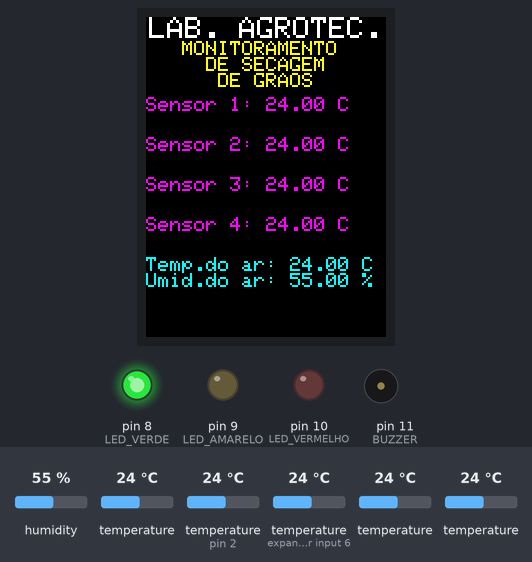
The sketch below on a simulated Arduino Uno, built with avr-gcc and run on an emulated ATmega328P. Shown: 240×320 colour display, output pins drawn as LEDs (lit = HIGH), buzzer (waves = sounding). The test bench sets the inputs (shaded band); at power-on: temperature (sensors on pin 2, expander input 6) 24 °C, humidity 55 %, temperature 24 °C. What the sketch prints to the serial monitor is not drawn.

Above: at 1.8 s.
1.9 s: temperature (sensor on pin 2) set to 33 °C
At 3.8 s:
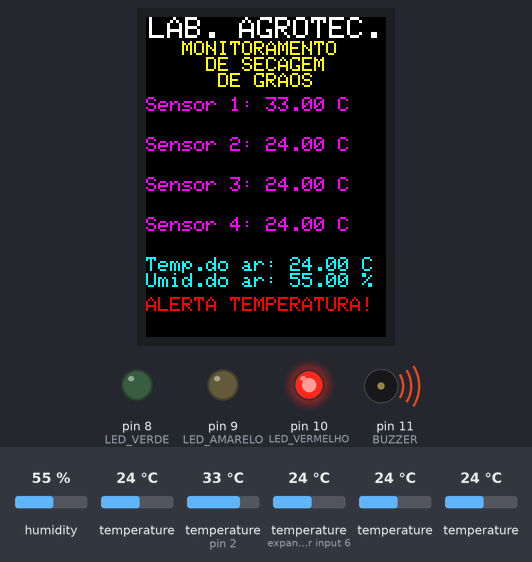
4.5 s: temperature (sensor on pin 2) set to 3 °C
At 6.0 s:
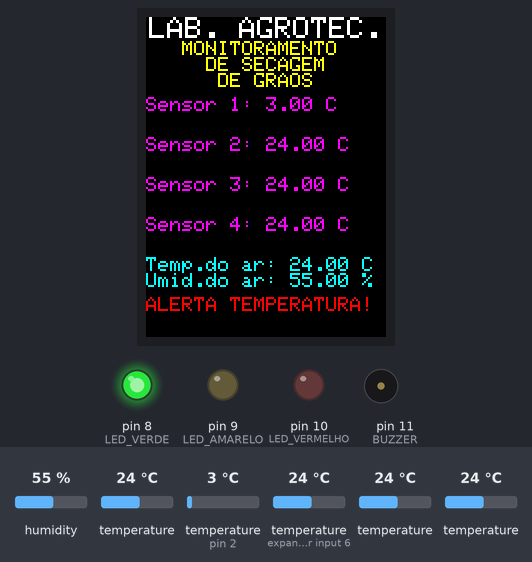
8.4 s: humidity set to 22 %
At 9.6 s:
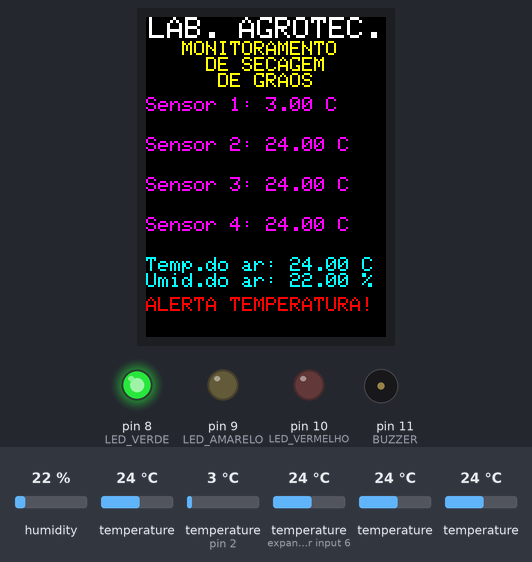
10.0 s: temperature (sensor on expander input 6) set to 33 °C
At 11.8 s:
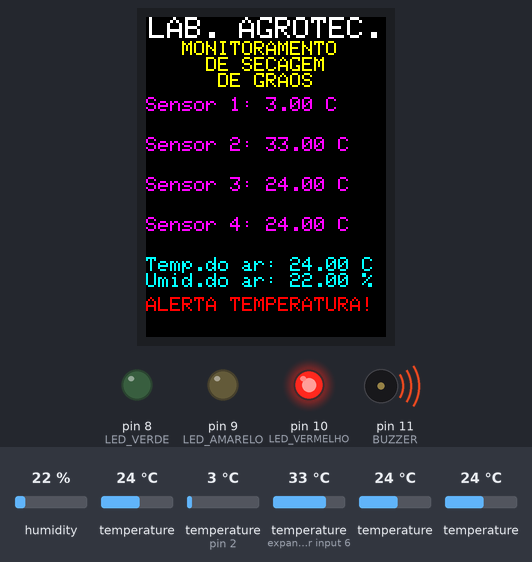
13.9 s: temperature (sensor 202) set to 12 °C
At 16.2 s:
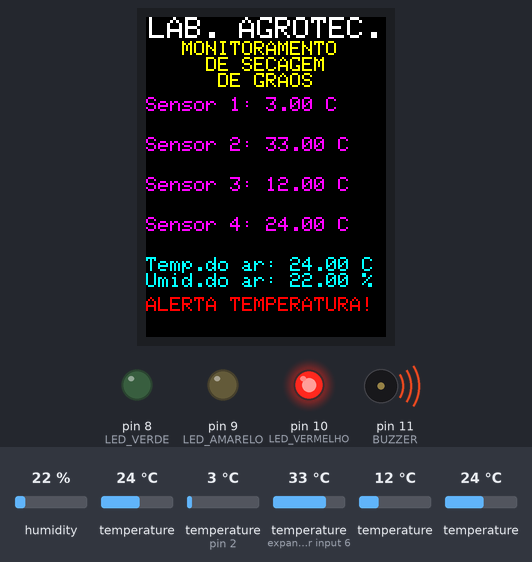
17.3 s: temperature (sensor 302) set to 3 °C
At 18.8 s:
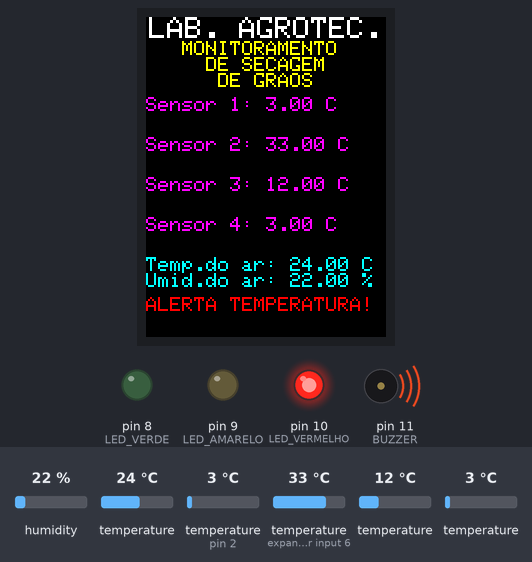
Timing chart, 0 to 20.3 s (numbered marks = the images above; inputs shaded):
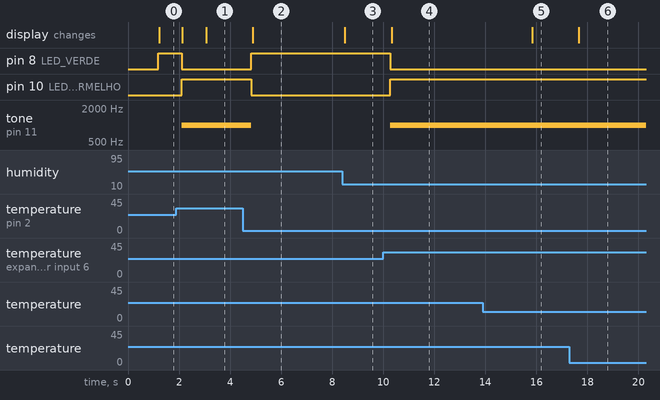

Measured:
- after the input at 1.9 s, pin 8 (LED_VERDE): HIGH → LOW after 0.21 s; pin 10 (LED_VERMELHO): LOW → HIGH after 0.21 s; tone on pin 11 (BUZZER): silent → 1000 Hz after 0.21 s; the display: first changes after 0.22 s (image 1 shows a later state)
- after the input at 4.5 s, pin 8 (LED_VERDE): LOW → HIGH after 0.34 s; pin 10 (LED_VERMELHO): HIGH → LOW after 0.34 s; tone on pin 11 (BUZZER): 1000 Hz → silent after 0.34 s; the display: changes after 0.38 s (image 2)
- after the input at 8.4 s, the display: changes after 0.10 s (image 3)
- after the input at 10.0 s, pin 8 (LED_VERDE): HIGH → LOW after 0.27 s; pin 10 (LED_VERMELHO): LOW → HIGH after 0.27 s; tone on pin 11 (BUZZER): silent → 1000 Hz after 0.27 s; the display: changes after 0.33 s (image 4)
- after the input at 13.9 s, the display: changes after 1.9 s (image 5)
- after the input at 17.3 s, the display: changes after 0.37 s (image 6)

The sketch:

sensores_aberturacolheita13_02_2025.ino
```cpp
// Sketch para monitoramento de sensores de temperatura DS18B20 e SHT20 com display TFT
// Desenvolvido por Andrigo Farias Xavier e Rita Monteiro
// Laboratório de Agrotecnologia - UFPEL
// Modificado em 07/02/2025


#include "DFRobot_SHT20.h"    // Biblioteca para sensor SHT20
#include <Adafruit_GFX.h>     // Biblioteca Core graphics
#include <MCUFRIEND_kbv.h>
#include <OneWire.h>           // Biblioteca para comunicação I2C
#include <DallasTemperature.h>

#define ONE_WIRE_BUS 2  // Pino onde os sensores DS18B20 serão conectados
#define LED_VERDE 8     // Pino do LED verde
#define LED_AMARELO 9   // Pino do LED amarelo
#define LED_VERMELHO 10 // Pino do LED vermelho
#define BUZZER 11       // Pino do buzzer

OneWire oneWire(ONE_WIRE_BUS);
DallasTemperature sensors(&oneWire);
DeviceAddress sensor1, sensor2, sensor3, sensor4;
DFRobot_SHT20 sht20;

MCUFRIEND_kbv tft;

#define BLACK   0x0000
#define BLUE    0x001F
#define RED     0xF800
#define GREEN   0x07E0
#define CYAN    0x07FF
#define MAGENTA 0xF81F
#define YELLOW  0xFFE0
#define WHITE   0xFFFF

void setup(void) {
  Serial.begin(9600);
  Wire.begin();
  tft.reset();

  tft.begin(0x9327);
  tft.setRotation(0);
  tft.fillScreen(BLACK);

  tft.setTextColor(WHITE);
  tft.setTextSize(3);
  tft.setCursor(3, 0);
  tft.println("LAB. AGROTEC.");
  tft.setTextColor(YELLOW);
  tft.setTextSize(2);
  tft.println("   MONITORAMENTO");
  tft.println("     DE SECAGEM ");
  tft.println("      DE GRAOS");

  sensors.begin();
  if (!sensors.getAddress(sensor1, 0)) Serial.println("Sensor DS18B20 0 nao encontrado");
  if (!sensors.getAddress(sensor2, 1)) Serial.println("Sensor DS18B20 1 nao encontrado");
  if (!sensors.getAddress(sensor3, 2)) Serial.println("Sensor DS18B20 2 nao encontrado");
  if (!sensors.getAddress(sensor4, 3)) Serial.println("Sensor DS18B20 3 nao encontrado");

  sht20.initSHT20();

  pinMode(LED_VERDE, OUTPUT);
  pinMode(LED_AMARELO, OUTPUT);
  pinMode(LED_VERMELHO, OUTPUT);
  pinMode(BUZZER, OUTPUT);
}

void loop(void) {
  // Leitura dos sensores
  sensors.requestTemperatures();
  float temp1 = sensors.getTempC(sensor1);
  float temp2 = sensors.getTempC(sensor2);
  float temp3 = sensors.getTempC(sensor3);
  float temp4 = sensors.getTempC(sensor4);
  float tempSHT20 = sht20.readTemperature();
  float umidadeSHT20 = sht20.readHumidity();

  // Depuração: exibe as temperaturas no Serial Monitor
  Serial.print("Temp1: "); Serial.println(temp1);
  Serial.print("Temp2: "); Serial.println(temp2);
  Serial.print("Temp3: "); Serial.println(temp3);
  Serial.print("Temp4: "); Serial.println(temp4);
  Serial.print("Temp SHT20: "); Serial.println(tempSHT20);
  Serial.print("Umidade SHT20: "); Serial.println(umidadeSHT20);

// Verifica as temperaturas
bool alerta = false;
bool atencao = false;

float temperaturas[] = {temp1, temp2, temp3, temp4};
for (int i = 0; i < 4; i++) {
    if (temperaturas[i] > 30.0) {
        alerta = true; // Se qualquer temperatura for maior que 30°C, ativa o alerta
        atencao = false; // Desativa a atenção se o alerta estiver ativo
    } else if (abs(temperaturas[i] - 30.0) < 0.1) { // Verifica se a temperatura está próxima de 30°C
        atencao = true; // Se qualquer temperatura for próxima de 30°C, ativa a atenção
    }
}

// Controle dos LEDs e buzzer
if (alerta) {
    // Alerta: temperatura acima de 30°C
    digitalWrite(LED_VERDE, LOW);       // LED verde desligado
    digitalWrite(LED_AMARELO, LOW);    // LED amarelo desligado
    digitalWrite(LED_VERMELHO, HIGH);  // LED vermelho ligado
    tone(BUZZER, 1000);                // Buzzer ligado
    tft.fillRect(0, 280, 240, 40, BLACK);
    tft.setCursor(0, 280);
    tft.setTextColor(RED);
    tft.setTextSize(2);
    tft.println("ALERTA TEMPERATURA!");
} else if (atencao) {
    // Atenção: temperatura igual a 30°C
    digitalWrite(LED_VERDE, LOW);      // LED verde desligado
    digitalWrite(LED_AMARELO, HIGH);   // LED amarelo ligado
    digitalWrite(LED_VERMELHO, LOW);   // LED vermelho desligado
    noTone(BUZZER);                    // Buzzer desligado
    digitalWrite(BUZZER, LOW);        // Garante que o pino do buzzer está em LOW
} else {
    // Normal: todas as temperaturas abaixo de 30°C
    digitalWrite(LED_VERDE, HIGH);     // LED verde ligado
    digitalWrite(LED_AMARELO, LOW);    // LED amarelo desligado
    digitalWrite(LED_VERMELHO, LOW);   // LED vermelho desligado
    noTone(BUZZER);                    // Buzzer desligado
    digitalWrite(BUZZER, LOW);        // Garante que o pino do buzzer está em LOW
}
  // Atualização do display (apenas se necessário)
  static unsigned long ultimaAtualizacaoDisplay = 0;
  if (millis() - ultimaAtualizacaoDisplay >= 1000) { // Atualiza o display a cada 1 segundo
    ultimaAtualizacaoDisplay = millis();

    // Exibe as temperaturas no display TFT
    tft.fillRect(0, 80, 240, 20, BLACK);
    tft.setCursor(0, 80);
    tft.setTextColor(MAGENTA);
    tft.setTextSize(2);
    tft.print("Sensor 1: "); tft.print(temp1); tft.println(" C");

    tft.fillRect(0, 120, 240, 20, BLACK);
    tft.setCursor(0, 120);
    tft.print("Sensor 2: "); tft.print(temp2); tft.println(" C");

    tft.fillRect(0, 160, 240, 20, BLACK);
    tft.setCursor(0, 160);
    tft.print("Sensor 3: "); tft.print(temp3); tft.println(" C");

    tft.fillRect(0, 200, 240, 20, BLACK);
    tft.setCursor(0, 200);
    tft.print("Sensor 4: "); tft.print(temp4); tft.println(" C");

    // Exibe temperatura e umidade do SHT20
    tft.fillRect(0, 240, 240, 40, BLACK);
    tft.setCursor(0, 240);
    tft.setTextColor(CYAN);
    tft.print("Temp.do ar: "); tft.print(tempSHT20); tft.println(" C");
    tft.print("Umid.do ar: "); tft.print(umidadeSHT20); tft.println(" %");
  }

  // Pequeno delay para evitar sobrecarga
  delay(10);
}
```
